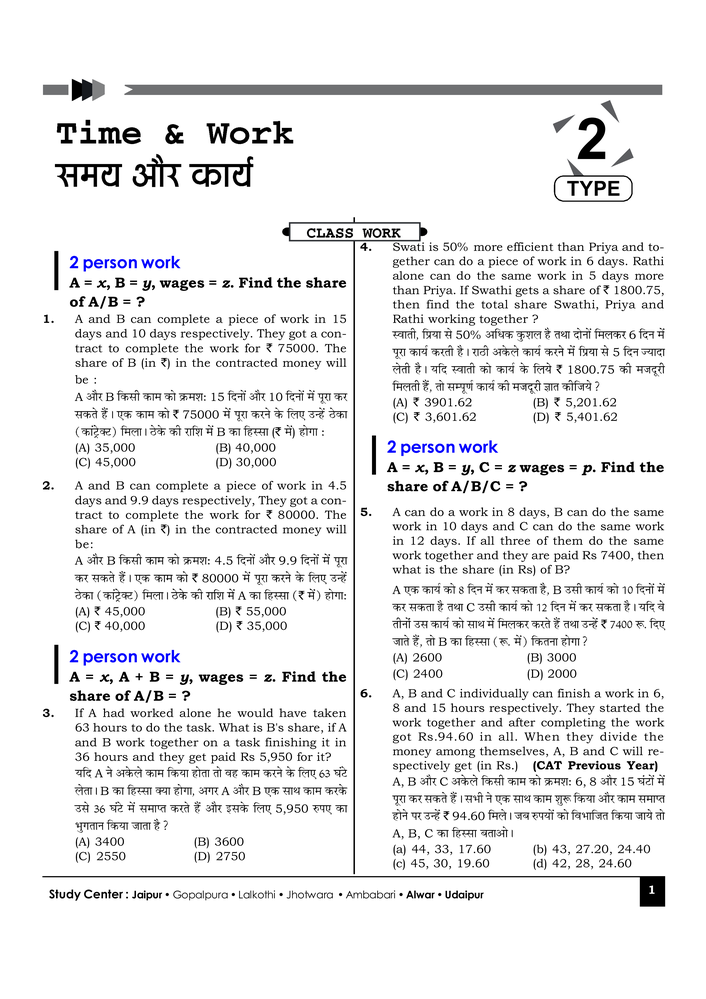
#> input picture main/pdfs/Watermark_removed_images_600dpi/final_output_page_1.png, 706 x 999 px, shrunk from 4961 x 7017 before the run, found by its file name
$ python -i text_enhancement.py   (imports and definitions only)
#> lines starting #> are read from the running program, lines starting #| are printed output that depends on the picture; after the words box and inside, x2 and y2 are one past the last pixel; in counts of white or black regions, pixels touching at a corner belong together
import gc
import logging
import os
import time

import cv2
import numpy as np
from drive_utils import get_or_create_folder, upload_to_drive

# Configure logging
# [3 lines not run here, left out]

# Path setup
pdf_folder = "main/pdfs"
input_folder = os.path.join(pdf_folder, "Watermark_removed_images_600dpi")
output_folder = os.path.join(pdf_folder, "text_enhanced_images_600dpi")

# Ensure output folder exists
# [1 line not run here, left out]

# Create a folder in Google Drive for enhanced images
# [3 lines that did not run here, left out]


def enhance_image(image_file, retries=3, delay=2):
    """Enhances text in the image, retries on failure, and uploads if successful."""
#> called with retries = 3, delay = 2
    input_image_path = os.path.join(input_folder, image_file)
    output_path = os.path.join(output_folder, image_file)

    for attempt in range(1, retries + 1):
        img = cv2.imread(input_image_path, cv2.IMREAD_GRAYSCALE)
#> img: shape (999, 706); min 0, max 255, mean 236.5
        if img is None:
            logging.warning(f"❌ Failed to load image: {input_image_path}")
            return False  # Skip this image

        logging.info(f"🖼️ Processing Image ({attempt}/{retries}): {image_file}")

        try:
            # Gamma correction
            gamma = 0.6
            inv_gamma = 1.0 / gamma
            table = np.array(
                [((i / 255.0) ** inv_gamma) * 255 for i in np.arange(0, 256)]
            ).astype("uint8")
            gamma_corrected = cv2.LUT(img, table)
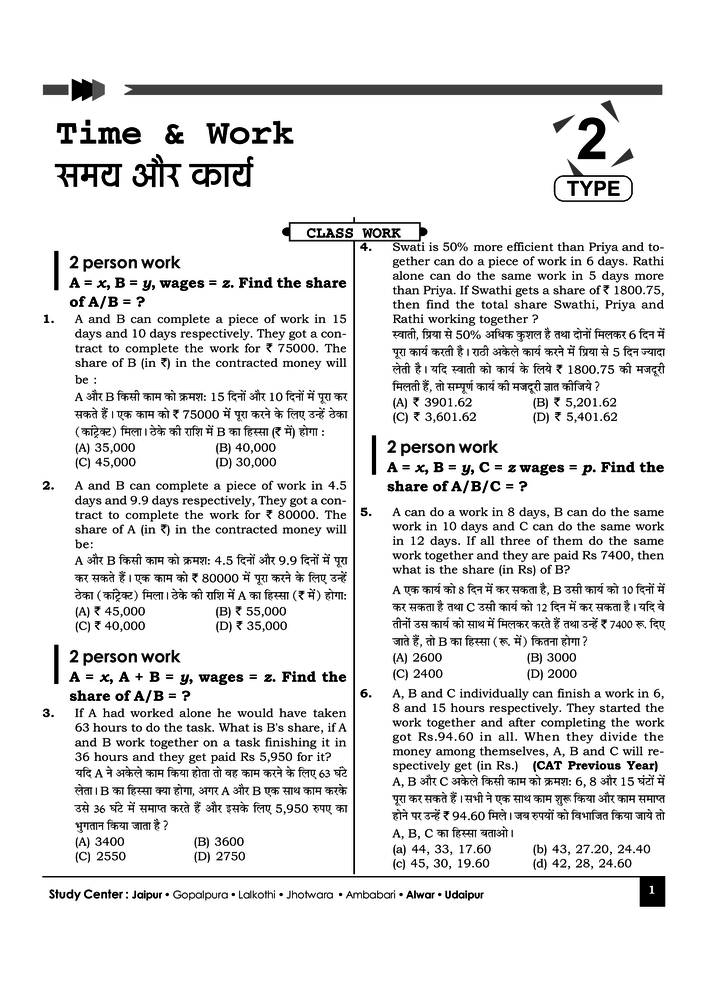
#> gamma_corrected: shape (999, 706); min 0, max 255, mean 231.7

            # Advanced denoising
            denoised = cv2.fastNlMeansDenoising(
                gamma_corrected, h=10, templateWindowSize=11, searchWindowSize=25
            )

            # CLAHE
            clahe = cv2.createCLAHE(clipLimit=4.0, tileGridSize=(16, 16))
            clahe_img = clahe.apply(denoised)

            # Sharpening
            gaussian_blur = cv2.GaussianBlur(clahe_img, (0, 0), 3.0)
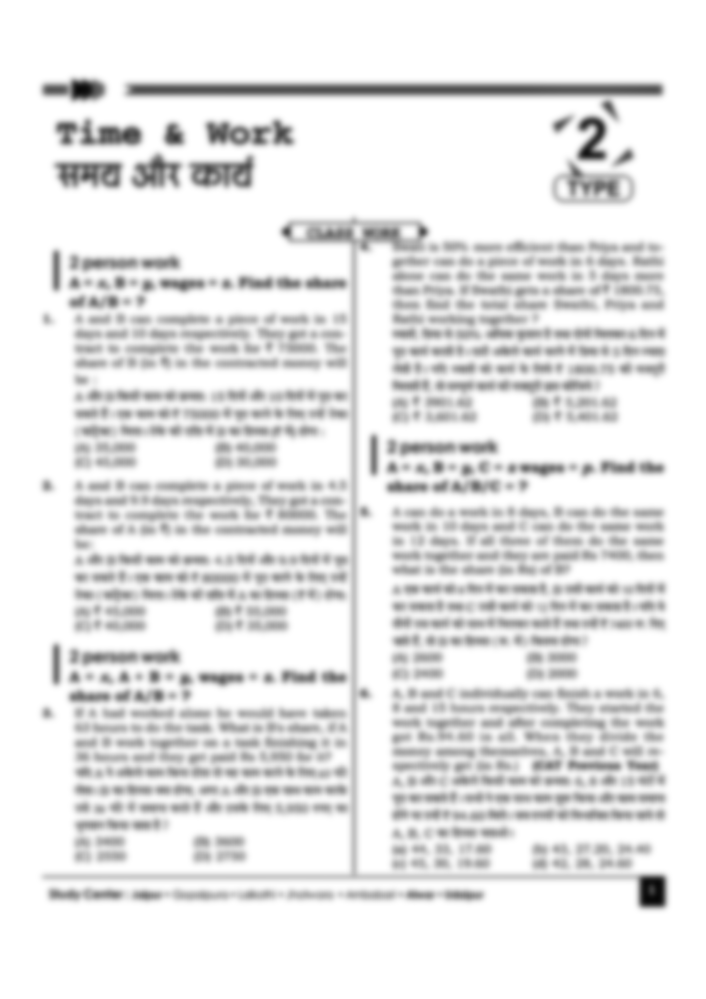
#> gaussian_blur: shape (999, 706); min 7, max 255, mean 230.8
            sharpened = cv2.addWeighted(clahe_img, 2.2, gaussian_blur, -1.2, 0)
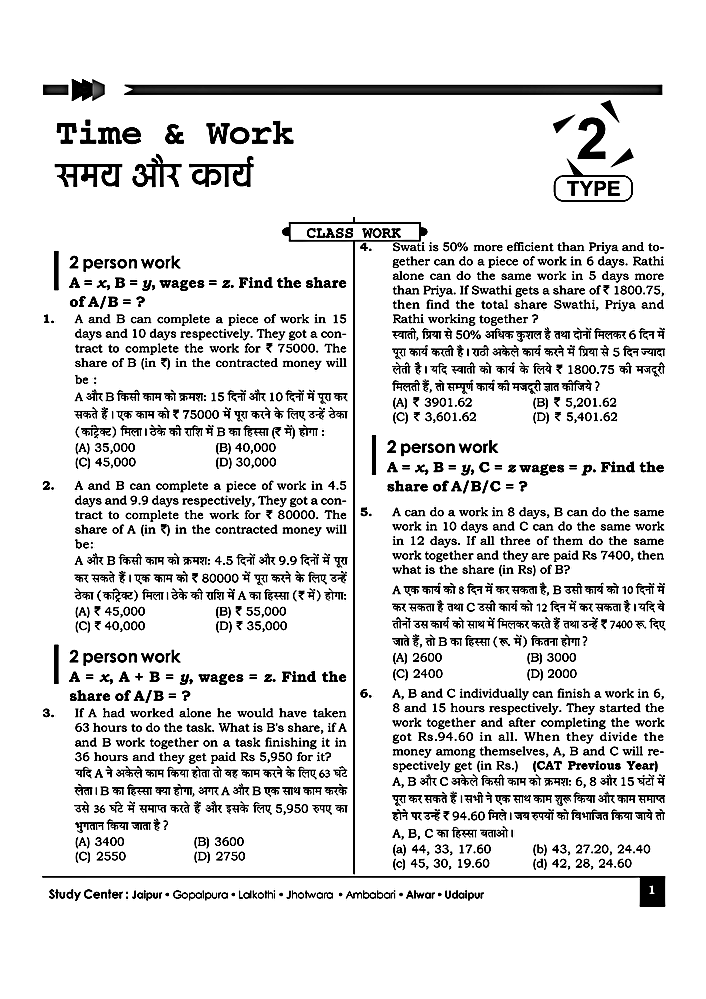
#> sharpened: shape (999, 706); min 0, max 255, mean 226.8

            # Adaptive thresholding
            binary = cv2.adaptiveThreshold(
                sharpened,
                255,
                cv2.ADAPTIVE_THRESH_MEAN_C,
                cv2.THRESH_BINARY_INV,
                blockSize=43,
                C=8,
            )
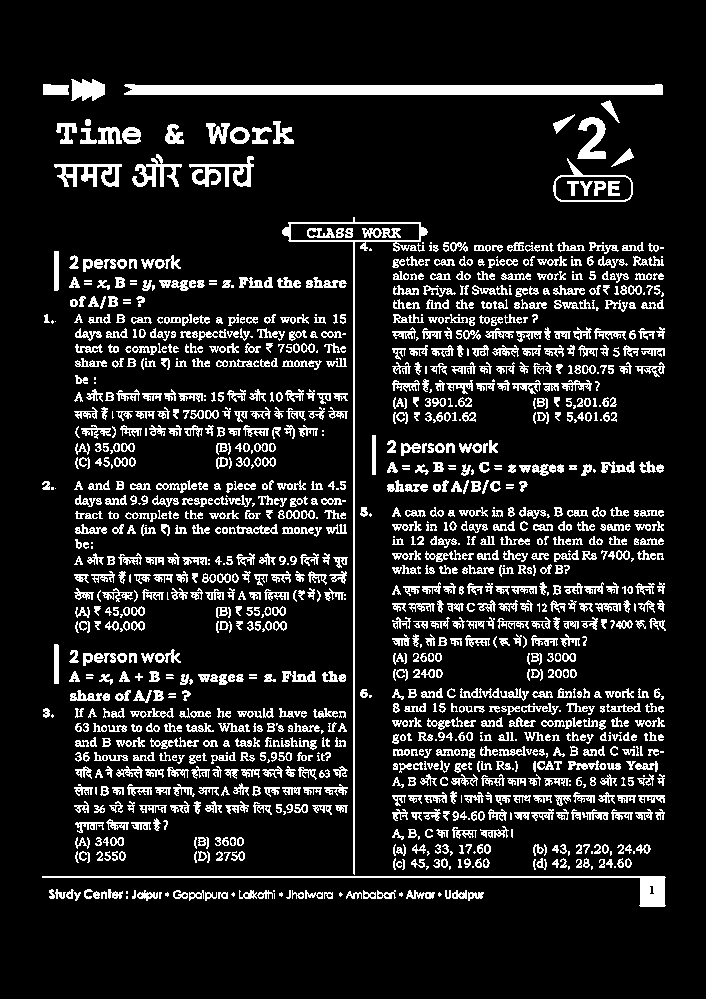
#> binary: shape (999, 706); 12.7% white in thin lines or dots, all inside (x1, y1, x2, y2) = (42, 79, 666, 907)

            # Morphological operations
            kernel = cv2.getStructuringElement(cv2.MORPH_ELLIPSE, (3, 3))
            thickened = cv2.morphologyEx(binary, cv2.MORPH_CLOSE, kernel, iterations=3)
#> thickened: shape (999, 706); 18.7% white; 339 white regions (3 under 20 px), largest, box (x1, y1, x2, y2) and area: (42, 217, 666, 907) 7983, (124, 84, 663, 98) 5400, (392, 791, 665, 823) 4099
            thickened = cv2.dilate(thickened, kernel, iterations=1)
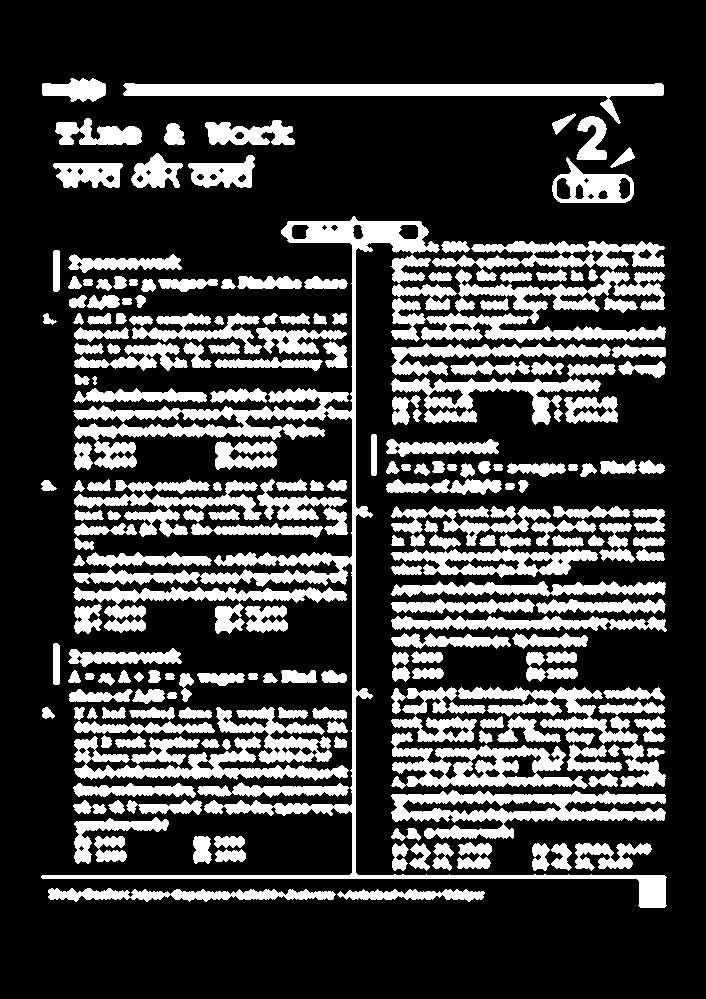
#> thickened: shape (999, 706); 24.7% white; 221 white regions, largest, box (x1, y1, x2, y2) and area: (41, 216, 667, 908) 21064, (391, 269, 666, 343) 7533, (123, 83, 664, 124) 6692

            # Final noise removal and inversion
            final_img = cv2.medianBlur(thickened, 5)
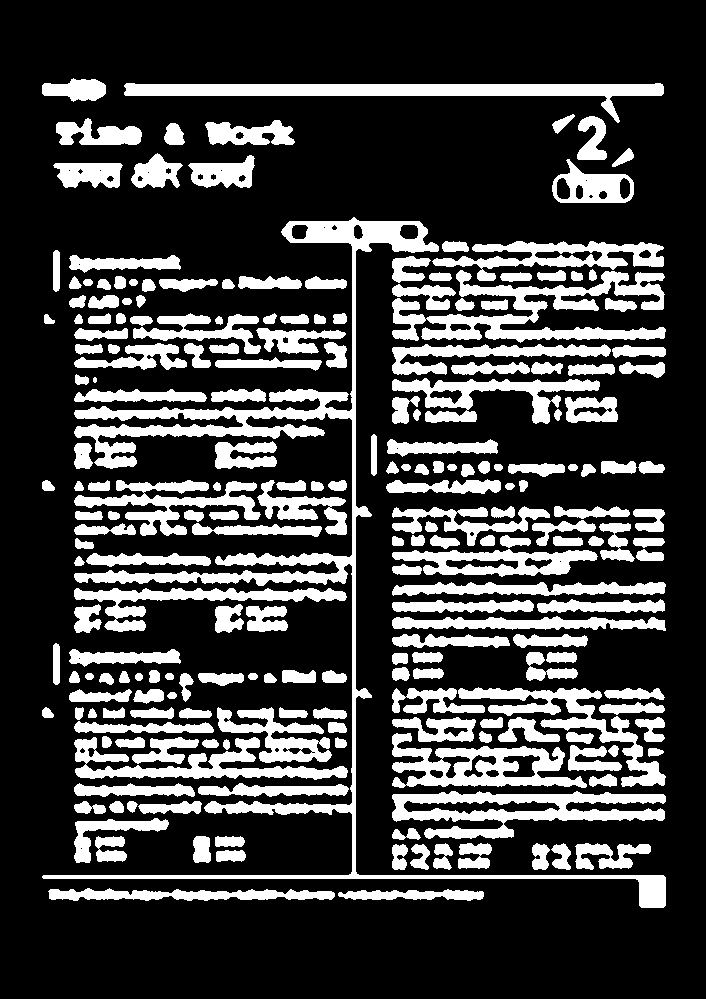
#> final_img: shape (999, 706); 24.5% white; 222 white regions, largest, box (x1, y1, x2, y2) and area: (42, 217, 666, 908) 21049, (392, 270, 666, 343) 7568, (124, 83, 664, 123) 6683
            final_img = cv2.bitwise_not(final_img)

            # Save processed image
            cv2.imwrite(output_path, final_img, [cv2.IMWRITE_PNG_COMPRESSION, 8])

            logging.info(f"✅ Saved Enhanced Image: {image_file}")

            # Upload to Google Drive
            upload_to_drive(output_path, folder_name="Text_Enhanced_Images_600dpi")

            return True  # Success

        except Exception as e:
            logging.error(
                f"🔥 Error processing {image_file} (Attempt {attempt}): {str(e)}"
            )
            time.sleep(delay)  # Wait before retrying

        finally:
            # Memory cleanup
            del (
                img,
                gamma_corrected,
                denoised,
                clahe_img,
                sharpened,
                binary,
                thickened,
                final_img,
            )
            gc.collect()

    logging.error(f"❌ Skipping {image_file} after {retries} failed attempts.")
    return False  # Skip this image after multiple failures


# [25 lines not run here, left out]

>>> result = enhance_image('pdfs/Watermark_removed_images_600dpi/final_output_page_1.png')
